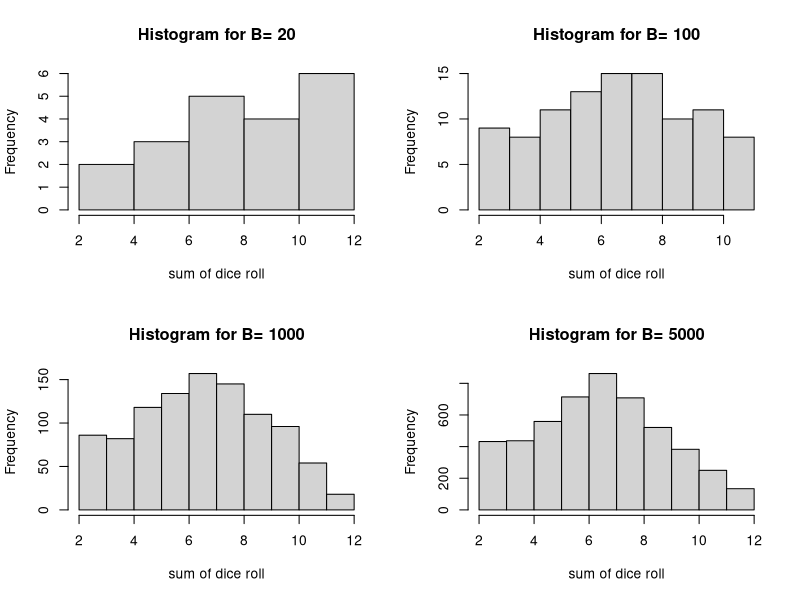

Write the R code that produced this figure.
# leave this here:
set.seed(123456)

# [5 pts]
# Write a function, [dice_sum()], that takes as input:
# [k] : the number of dice rolled
# [B] : the number of rolls
# and returns:
# [dsum] : a vector of length B where each element is the sum of a roll 
#          k dice 

# So if k=1 pick a number between 1 and 6 at random B times and return them,
# if k=2 then in each roll you pick twice a number between 1 and 6 at random,
# calculate their sum, do this B times and return
# and so on.

dice_sum <- function(k=2, B=100){
  replicate(B, sum(sample(1:6, size=k, replace=T)) )
}

# [5 pts]
# Lets run four simulations:
# Fix k=2 for all simulations
# Use B=20, 100, 1000, 5000 (in this order)

# For each value of B we will:

# Calculate the mean and sd of the output and store in 
# [ave.diceRoll] : a vector of length 4 where each entry is the mean of the simulation output
# [sd.diceRoll] : a vector of length 4 where each entry is the sd of the simulation output

# Then plot four histograms of the output from dice_sum()
# On each histogram the x-axis label should be "sum of dice roll" and the title should be
# "Histogram for B=[correct number]"

# CAREFUL : just run 4 simulations and save the mean and sd each time and make the histogram
# DO NOT : run 4 simulations to get the mean, then another 4 simulations to make the plots.

# NOTE : if for some reason you can not write the function [dice_sum] create four vectors
# of length 20, 100, 1000 and 5000 and complete the tasks below.

#----------------------
# To get all four histograms on one plot we include a command that splits the plotting
# screen into four panels, 2 in each row.  When a plotting function is called the plot
# goes into the first panel (upper left), when you call a plotting function again it goes
# into the second panel (upper right), etc.

# DO NOT DELETE THIS:
par(mfrow=c(2,2))
#----------------------

ave.diceRoll <- rep(0, 4)
sd.diceRoll <- rep(0,4)
Bvec <- c(20, 100, 1000, 5000)

for(i in 1:4){
  tmp <- dice_sum(k=2, B=Bvec[i])
  ave.diceRoll[i] <- mean(tmp)
  sd.diceRoll[i] <- sd(tmp)
  hist(tmp, xlab="sum of dice roll", main=paste("Histogram for B=", Bvec[i]))
}



set.seed(42)
# Generate a value for <initial.doctors> that has 10% 1s and 90% 0s.
# Run your function for at least 5 different values of <p> and plot
# on x-axis: days,
# on y-axis : the number of doctors that have already adopted the drug, on that day
# Put all 5 lines in one figure (e.g. use first plot() then lines() for the subsequent lines)

xUnique = 1:5
trueCoeff = c(0, 1, 1)

getData = function(coefs = c(0, 1, 1), xs = 1:5, dupl = 10,
                   sd = 5, seed=2222){
  ### This function creates the artificial data
  set.seed(seed)
  x = rep(xs, each = dupl)
  y = coefs[1] + coefs[2]*x + coefs[3] * x^2 + 
    rnorm(length(x), 0, sd)
  return(data.frame(x, y))
}

### 
genBootY = function(x, y, rep = TRUE){
  ### For each unique x value, take a sample of the
  ### corresponding y values, with replacement.
  ### Return a vector of random y values the same length as y
  ### You can assume that the xs are sorted
  ### Hint use tapply here!
  sample_y = tapply(y, x, sample, replace=TRUE)
  return (unlist(sample_y))
}

genBootR = function(fit, err, rep = TRUE){
  ### Sample the errors 
  ### Add the errors to the fit to create a y vector
  ### Return a vector of y values the same length as fit
  ### HINT: It can be easier to sample the indices than the values
  sample_error = sample(err, size = length(err), replace= FALSE)
  #fit[,1] = fit[,1] + sample_error 
  #return (fit[,1])
  y<-fit+sample_error
  return(y)
}

fitModel = function(x, y, degree = 1){
  ### use the lm function to fit a line of a quadratic 
  ### e.g. y ~ x or y ~ x + I(x^2)
  ### y and x are numeric vectors of the same length
  ### Return the coefficients as a vector 
  ### HINT: Take a look at the repBoot function to see how to use lm()
  if (degree == 1){
    lm=lm(y~ x)
    coeff = lm$coefficients
    return(coeff)  
  }
  
  
  else if (degree==2){
    lm = lm (y~x + I(x^2)) 
    coeff = lm$coefficients
    return (coeff)  
  }
}



oneBoot = function(data, fit = NULL, degree = 1){
  ###  data are either your data (from call to getData)
  ###  OR fit and errors from fit of line to data
  ###  OR fit and errors from fit of quadratic to data  
  
  if (is.null(fit)){
    new_y = genBootY(data$x, data$y)  
  }
  else{
    new_y = genBootR(fit = fit[,1], err=fit[,2]) 
  }
  
  return(fitModel(data$x, new_y, degree=degree)) #return the coefficient
}
# resdiual = data - fit
### Use fitModel to fit a model to this bootstrap Y 

repBoot = function(data, B = 1000){
  
  ### Set up the inputs you need for oneBoot, i.e.,
  ### create errors and fits for line and quadratic
  model_l = lm(data$y~data$x)
  errors_l = model_l$residuals 
  fits_l = model_l$fitted.values
  matrix_l = data.frame(fits_l, errors_l)
  
  model_q = lm (data$y~data$x + I(data$x^2))
  errors_q = model_q$residuals
  fits_q = model_q$fitted.values
  matrix_q=data.frame(fits_q, errors_q)
  ### replicate a call to oneBoot B times
  ### format the return value so that you have a list of
  ### length 4, one for each set of coefficients
  ### each element will contain a data frame with B rows
  ### and one or two columns, depending on whether the 
  ### fit is for a line or a quadratic
  ### Return this list
  a=replicate(n=B, oneBoot(data=data, degree=1))
  b=replicate(n=B, oneBoot(data=data, degree=2))
  c=replicate(n=B, oneBoot(data=data, fit = matrix_l, degree=1))
  d=replicate(n=B, oneBoot(data=data, fit = matrix_q, degree=2))
  ### Replicate a call to oneBoot B times for 
  ### each of the four conditions
  coeff = list(a,b,c,d)
  ### Format the return value so that you have a list of
  ### length 4, one for each set of coefficients
  ### each element will contain a matrix with B columns
  ### and two or three rows, depending on whether the 
  ### fit is for a line or a quadratic
  ### Return this list
  return(coeff)
} 

bootPlot = function(x, y, coeff, trueCoeff){
  ### x and y are the original data
  ### coeff is a matrix from repBoot
  ### trueCoeff contains the true coefficients 
  ### that generated the data
  
  ### Make a scatter plot of data (4 scatter plots, 1 for each set up)
  plot(y~x, main="Visualizing Bootstrap", xlab="x", ylab="y")
  
  if (nrow(coeff) == 2){
    mapply(abline, a=coeff[1,], b=coeff[2,], col=rgb(0,0.9,0,alpha=0.5))
  } 
  
  if(nrow(coeff) == 3){
    mapply(function(a,b,c){curve(a+b*x+c*(x^2), add=TRUE, col=rgb(1,0.2,0.5, alpha=0.5))}, 
           a = coeff[1,], b=coeff[2,], c=coeff[3,])   
  }
  curve(trueCoeff[1]+trueCoeff[2]*x+trueCoeff[3]*(x^2), col="black", add=T, lwd=4)
}

### Add lines or curves for each row in coeff
### Use transparency
### You should use mapply to construct all 
### 1000 of the bootstrapped lines of best fit 
### Have a look at ?mapply for details.
### This can be done in ggplot2 or base graphics.

### Use trueCoeff to add true line/curve - 
###  Make the true line/curve stand out


### Run your simulation by calling this function
### This function doesn't need any changing
runSim = function() {
  xUnique = 1:5
  trueCoeff = c(0, 1, 1)
  myData = getData(coefs = trueCoeff, xs = xUnique)
  expt = repBoot(data = myData)
  par(mfrow = c(2, 2))
  for (i in 1:4){
    bootPlot(myData$x, myData$y, 
             coeff = expt[[i]], trueCoeff) 
  }
  return(expt)
}

#mapply(f, c("a", "b", "c"), 1:3)
# f("a", 1), f("b",2), f("c",3)



#### Initialization function.
## Input : size of grid [r and c] and density [p]
## Output : A matrix [m] with entries 0 (no cars) 1 (red cars) or 2 (blue cars)
## that stores the state of the system (i.e. location of red and blue cars)

bml.init <- function(r, c, p){
  m <- matrix(sample(c(0,1,2),size=r*c,replace=T,prob=c((1-p),p/2,p/2)),nrow=r,ncol=c)
  return(m)
}


#### Function to move the system one step (east and north)
## Input : a matrix [m] of the same type as the output from bml.init()
## Output : TWO variables, the updated [m] and a logical variable
## [grid.new] which should be TRUE if the system changed, FALSE otherwise.

## NOTE : the function should move the red cars once and the blue cars once,
## you can write extra functions that do just a step north or just a step east.

bml.step <- function(m){
  
  move.right <- function(m) {
    initial.matrix1 <- m
    for (i in 1:nrow(m)){
      for (j in 1:ncol(m)) {
        if (j > 1)
          if(j==ncol(m)) {
            if(initial.matrix1[i,j]==1 && initial.matrix[i,1]==0)
            {m[i,j]<-0 
             m[i,1]<-1}
          } else{
            if(initial.matrix1[i,j]==1 && initial.matrix[i,j+1]==0)
            {m[i,j]<-0 
             m[i,j+1]<-1}}
      }
    }
    return(m)
  }
  move.up <- function(m) {
    initial.matrix2 <- m
    for (i in 1:nrow(m)){
      for (j in 1:ncol(m)) {
        if(i==1) {if (initial.matrix2[1,j]==2 && initial.matrix2[nrow(m),j]==0)
        {m[1,j]<-0
         m[nrow(m),j]<-2} }
        else{if (initial.matrix2[i,j]==2 && initial.matrix2[i-1,j]==0)
        {m[i,j]<-0
         m[i-1,j]<-2}}
      }}
    return(m)
  }
  initial.matrix <- m
  m <- move.up(move.right(m))
  grid.new <- !identical (initial.matrix,m)
  return(list(m,grid.new))
  #return(list(m, grid.new))
}

#### Function to do a simulation for a given set of input parameters
## Input : size of grid [r and c] and density [p]
## Output : *up to you* (e.g. number of steps taken, did you hit gridlock, ...)


bml.sim <- function(r, c, p){
  m <- bml.init(r,c,p)
  for (i in 1:1200) { 
    m <- bml.step(m)[[1]]
    number.steps <- i
    if (bml.step(m)[[2]]==F) break
  }
  return(number.steps)}
bml.sim1 <- function(r, c, p){
  for (i in 1:1200) { 
    m <- bml.step(m)[[1]]
    number.steps <- i
    if (bml.step(m)[[2]]==F) break 
  }
  return(m)}

# Consider the following model on use of a new drug:
# We have a population of doctors, population size : <n.doctors>
# Every doctor has either adopted the use of a new drug, or not (0/1 status)
# Now write a function that runs a simulation for a period of :
# <n.days> where
# - every day exactly two _random_ doctors meet
# - if one has adopted but the other one has not then the
#   holdout adopts the use of the drug with probability p
# Return a matrix that shows for each day which doctors have adopted
# the use of the drug.

# Input varibles are
# <n.days> : the number of days the simulation should be run for
# <n.doctors> : total number of doctors 
# <initial.doctors> : a 0/1 vector of length <n.doctors>, 1 for adopters
# <p> : the probability that the non-adopter adopts the drug.

# Ouput variable
# <has_adopted> : matrix with <n.doctors> rows and <n.days> columns
#                 i.e. one row for each doctor
#                 the entries are 0 for days where the doctor is a
#                 non-adopter, else 1 (so once a row turns to 1 it stays as 1).

sim.doctors <- function(initial.doctors, n.doctors, n.days, p){
  
  # Set up the output variable has.adopted.
  # We define it as a matrix with all 0 then use initial.doctors
  # to set the first column (first day)
  has.adopted <- matrix(0, nrow=n.doctors, ncol=n.days)
  has.adopted[,1] <- initial.doctors
  
  # Run a simulation for <n.days> (use a for loop).  In the loop:
  # 1) pick two random doctors
  # 2) check if one has adopted the other hasn't
  # 3) convert the non-adopter with probability p
  
  for(i in 2:n.days){
    # initialize the day to be the same as yesterday:
    has.adopted[,i] <- has.adopted[,i-1]
    # pick two random doctors
    two.doctors <- sample(1:n.doctors, size=2, replace=FALSE)
    
    # check if one has adopted and the other one hasn't
    # i.e. whether one is 0 and one is 1, or equivalently, their sum is 1
    # we can use either condition in the if-statment:
    
    # OPTION1: has.adopted[two.doctors[1], i] != has.adopted[two.doctors[2], i]
    # OPTION2: sum(has.adopted[two.doctors, i]) == 1
    
    
    if(sum(has.adopted[two.doctors, i]) == 1){
      # with probability p we change the non-adopted to an adopter
      # we can generate a Bernoullie 0/1 varilable or use a Uniform(0,1) variable:
      
      # ONE OPTION: if(rbinom(n=1, size=1, prob=p) == 1){
      if(runif(1) < p){
        # set both of the doctors to 1 (saves us checking who was 0 and who was 1)
        has.adopted[two.doctors, i] <- 1
      }
    }
  }
  
  # return the output
  return(has.adopted)
}